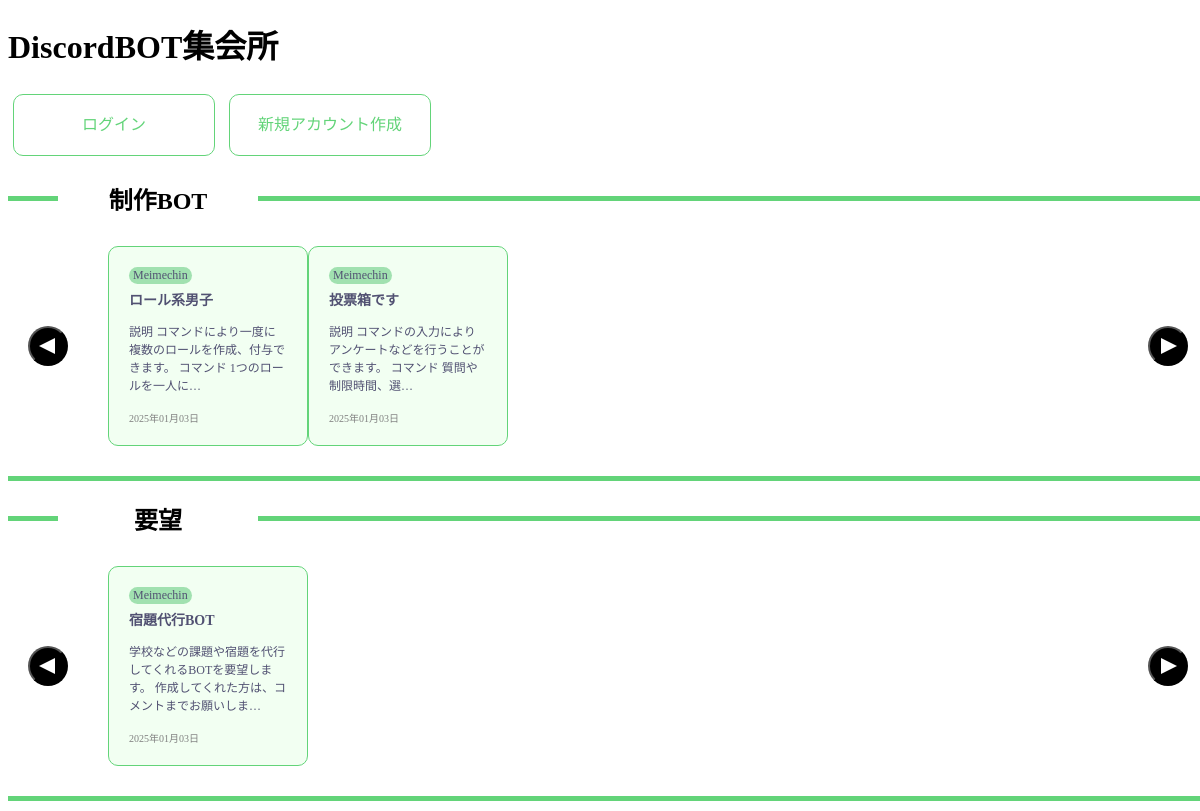
The page / on the database its author committed.
### models.py (models this page shows, shortened)
class Post(db.Model):
    id = db.Column(db.Integer, primary_key=True)
    type = db.Column(db.Integer, nullable=False, default=1)
    title = db.Column(db.Text, nullable=False)
    content = db.Column(db.Text, nullable=False)
    url = db.Column(db.Text, nullable=True)
    updated_at = db.Column(db.DateTime, nullable=False, default=datetime.utcnow)
    comments = db.relationship('Comment', backref='post', lazy=True, cascade="all, delete-orphan")
    user_id = db.Column(db.Integer, db.ForeignKey('user.id'), nullable=False)

class User(db.Model, UserMixin):
    id = db.Column(db.Integer, primary_key=True)
    username = db.Column(db.Text, unique=True, nullable=False)
    password = db.Column(db.LargeBinary, nullable=False)
    posts = db.relationship('Post', backref='author', lazy=True)

### app.py (the view)
@app.route('/', methods=['GET'])
def home():
    return render_template('home.html', type1_posts=get_type1_posts(), type2_posts=get_type2_posts())

### app.py (called while the page is built)
def get_type1_posts():
    type1_posts = Post.query.filter_by(type=1).order_by(Post.id.desc()).all()
    for type1_post in type1_posts:
        type1_post.title = type1_post.title[0:20]+"…" if len(type1_post.title)>20 else type1_post.title
        type1_post.content = type1_post.content[0:51]+"…" if len(type1_post.content)>51 else type1_post.content
    return type1_posts

def get_type2_posts():
    type2_posts = Post.query.filter_by(type=2).order_by(Post.id.desc()).all()
    for type2_post in type2_posts:
        type2_post.title = type2_post.title[0:20]+"…" if len(type2_post.title)>20 else type2_post.title
        type2_post.content = type2_post.content[0:51]+"…" if len(type2_post.content)>51 else type2_post.content
    return type2_posts

### templates/home.html (shortened to what this page needs)
<!DOCTYPE html>
<html lang="ja">
<head>
    <link href="{{ url_for('static', filename='css/home.css') }}" rel="stylesheet"/>
</head>
<body>
    <div class="container">
        <h1>DiscordBOT集会所</h1>
        {% if session.user_id %}
            <a class="click_btn" href="/new_post">新しい投稿を作成</a>
            <a class="click_btn" href="my_posts">自分の投稿を確認</a>
            <a class="click_btn" href="/logout">ログアウト</a>
        {% else %}
            <a class="click_btn" href="/login">ログイン</a>
            <a class="click_btn" href="/signup">新規アカウント作成</a>
        {% endif %}
        <div class="content_box">
            <h2 class="heading">制作BOT</h2>
            <div class="item">
                <button class="arrow -left" onclick="transition1(-600)"></button>
                <div class="itemCardListMask">
                    <div class="itemList" id="itemList1">
                        {% for post in type1_posts %}
                        <a class="post" href="{{ url_for('post_detail', post_id=post.id) }}">
                            <div class="author">{{ post.author.username }}</div>
                            <div class="title"><b>{{ post.title }}</b></div>
                            <div class="content">{{ post.content }}</div>
                            <div class="date">{{ moment(post.updated_at).format('YYYY年MM月DD日') }}</div>
                        </a>
                        {% endfor %}
                    </div>
                </div>
                <button class="arrow -right" onclick="transition1(600)"></button>
            </div>
        </div>
        <div class="content_box">
            <h2 class="heading">要望</h2>
            <div class="item">
                <button class="arrow -left" onclick="transition2(-600)"></button>
                <div class="itemCardListMask">
                    <div class="itemList"  id="itemList2">
                        {% for post in type2_posts %}
                        <a class="post" href="{{ url_for('post_detail', post_id=post.id) }}">
                            <div class="author">{{ post.author.username }}</div>
                            <div class="title"><b>{{ post.title }}</b></div>
                            <div class="content">{{ post.content }}</div>
                            <div class="date">{{ moment(post.updated_at).format('YYYY年MM月DD日') }}</div>
                        </a>
                        {% endfor %}
                    </div>
                </div>
                <button class="arrow -right" onclick="transition2(600)"></button>
            </div>
        </div>
    </div>
</body>
</html>

### static/css/home.css (style rules this page uses)
.container { margin:0px auto; width:1200px; }
.click_btn { margin: 5px; display: inline-block; width: 200px; text-align: center; text-decoration: none; line-height: 60px; outline: none; color: #63d479; border:1px solid #63d479; border-radius: 10px; background-color: #fff; -webkit-transition: all .3s; transition: all .3s; }
.content_box { margin:10px 0px; padding-bottom:20px; border-bottom:5px solid #63d479; }
.heading { align-items: center; display: flex; justify-content: space-between; }
.heading::before { background-color: #63d479; content: ""; height: 5px; width: 50px; }
.heading::after { background-color: #63d479; content: ""; height: 5px; width: 950px; }
.post { position:relative; border: 1px solid #63d479; background: #f2fff2; flex: 0 0 200px; margin: 0px; padding: 20px; height:200px; border-radius: 10px; box-sizing: border-box; text-decoration: none; color:rgb(81, 81, 114); }
.post .author { font-size: 12px; padding:1px 4px; width:fit-content; background-color: #a1e1b0; border-radius:10px; }
.post .title { font-size: 14px; height:28px; margin:5px 0px; }
.post .content { font-size: 12px; margin:5px 0px; }
.post .date { position: absolute; bottom: 20px; font-size: 10px; color:gray; }
.item { display:flex; justify-content: space-around; padding: 10px 0px; }
.itemCardListMask { overflow-x: hidden; -webkit-box-sizing: border-box; box-sizing: border-box; position: relative; width:1000px; }
#itemList1 { display: flex; position:relative; transition: left .2s; left: 0px; }
#itemList2 { display: flex; position:relative; transition: left .2s; left: 0px; }
.arrow { width: 40px; height: 40px; border-radius: 50%; background: #000; display: flex; align-items: center; justify-content: center; }
.arrow::before { content: ""; display: block; width: 0; height: 0; border-style: solid; }
.arrow.-left { margin:auto 0px; left: 24px; transition: all .3s; }
.arrow.-right { margin:auto 0px; right: 24px; transition: all .3s; }
.arrow.-left::before { border-top: 8px solid transparent; border-bottom: 8px solid transparent; border-right: 16px solid #fff; border-left: 0; transform: translateX(-1px); margin:auto 0; }
.arrow.-right::before { border-top: 8px solid transparent; border-bottom: 8px solid transparent; border-left: 16px solid #fff; border-right: 0; transform: translateX(1px); margin:auto 0; }

### rows shown on the page
Post: author.username "Meimechin", title "ロール系男子", content "説明 コマンドにより一度に複数のロールを作成、付与できます。 コマンド 1つのロールを一人に…", updated_at "2025年01月03日"
Post: author.username "Meimechin", title "投票箱です", content "説明 コマンドの入力によりアンケートなどを行うことができます。 コマンド 質問や制限時間、選…", updated_at "2025年01月03日"
Post: author.username "Meimechin", title "宿題代行BOT", content "学校などの課題や宿題を代行してくれるBOTを要望します。 作成してくれた方は、コメントまでお願いしま…", updated_at "2025年01月03日"
